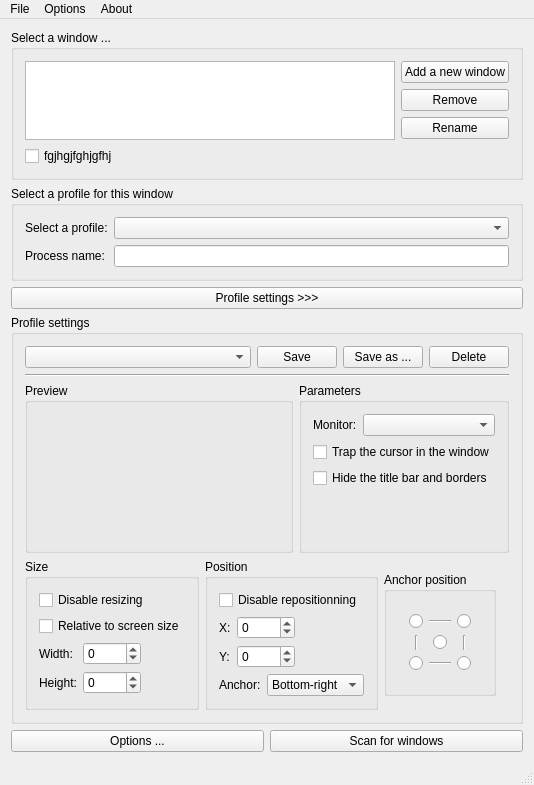
<?xml version="1.0" encoding="UTF-8"?>
<ui version="4.0">
 <class>FullScreenWindowClass</class>
 <widget class="QMainWindow" name="FullScreenWindowClass">
  <property name="geometry">
   <rect>
    <x>0</x>
    <y>0</y>
    <width>496</width>
    <height>749</height>
   </rect>
  </property>
  <property name="windowTitle">
   <string>FullScreenWindow</string>
  </property>
  <widget class="QWidget" name="centralWidget">
   <layout class="QGridLayout" name="gridLayout">
    <item row="4" column="0">
     <widget class="QGroupBox" name="groupBox_ProfileSettings">
      <property name="sizePolicy">
       <sizepolicy hsizetype="Expanding" vsizetype="Fixed">
        <horstretch>0</horstretch>
        <verstretch>0</verstretch>
       </sizepolicy>
      </property>
      <property name="title">
       <string>Profile settings</string>
      </property>
      <property name="flat">
       <bool>true</bool>
      </property>
      <layout class="QGridLayout" name="gridLayout_5">
       <item row="1" column="0">
        <widget class="Line" name="line_Settings">
         <property name="orientation">
          <enum>Qt::Horizontal</enum>
         </property>
        </widget>
       </item>
       <item row="0" column="0">
        <layout class="QGridLayout" name="gridLayout_Profiles">
         <item row="0" column="1">
          <widget class="QPushButton" name="pushButton_Profile_Save">
           <property name="text">
            <string>Save</string>
           </property>
          </widget>
         </item>
         <item row="0" column="0">
          <widget class="QComboBox" name="comboBox_ProfileSelection_2">
           <property name="sizePolicy">
            <sizepolicy hsizetype="Expanding" vsizetype="Fixed">
             <horstretch>0</horstretch>
             <verstretch>0</verstretch>
            </sizepolicy>
           </property>
           <property name="minimumSize">
            <size>
             <width>100</width>
             <height>0</height>
            </size>
           </property>
           <property name="maxVisibleItems">
            <number>20</number>
           </property>
          </widget>
         </item>
         <item row="0" column="3">
          <widget class="QPushButton" name="pushButton_Profile_Delete">
           <property name="text">
            <string>Delete</string>
           </property>
          </widget>
         </item>
         <item row="0" column="2">
          <widget class="QPushButton" name="pushButton_Profile_SaveAs">
           <property name="text">
            <string>Save as ...</string>
           </property>
          </widget>
         </item>
        </layout>
       </item>
       <item row="2" column="0">
        <layout class="QVBoxLayout" name="verticalLayout_3">
         <item>
          <layout class="QGridLayout" name="gridLayout_14">
           <item row="0" column="1">
            <widget class="QGroupBox" name="groupBox_Parameters">
             <property name="title">
              <string>Parameters</string>
             </property>
             <layout class="QGridLayout" name="gridLayout_3">
              <item row="1" column="0">
               <layout class="QGridLayout" name="gridLayout_13">
                <item row="1" column="0">
                 <widget class="QCheckBox" name="checkBox_CursorClip">
                  <property name="text">
                   <string>Trap the cursor in the window</string>
                  </property>
                 </widget>
                </item>
                <item row="2" column="0">
                 <widget class="QCheckBox" name="checkBox_TitleBar">
                  <property name="text">
                   <string>Hide the title bar and borders</string>
                  </property>
                 </widget>
                </item>
                <item row="0" column="0">
                 <layout class="QFormLayout" name="formLayout">
                  <property name="fieldGrowthPolicy">
                   <enum>QFormLayout::AllNonFixedFieldsGrow</enum>
                  </property>
                  <item row="0" column="1">
                   <widget class="QComboBox" name="comboBox_Monitor">
                    <property name="minimumSize">
                     <size>
                      <width>50</width>
                      <height>0</height>
                     </size>
                    </property>
                   </widget>
                  </item>
                  <item row="0" column="0">
                   <widget class="QLabel" name="label_Monitor">
                    <property name="text">
                     <string>Monitor:</string>
                    </property>
                   </widget>
                  </item>
                 </layout>
                </item>
                <item row="3" column="0">
                 <spacer name="verticalSpacer_2">
                  <property name="orientation">
                   <enum>Qt::Vertical</enum>
                  </property>
                  <property name="sizeHint" stdset="0">
                   <size>
                    <width>20</width>
                    <height>40</height>
                   </size>
                  </property>
                 </spacer>
                </item>
               </layout>
              </item>
             </layout>
            </widget>
           </item>
           <item row="0" column="0">
            <widget class="QGroupBox" name="groupBox_3">
             <property name="sizePolicy">
              <sizepolicy hsizetype="Preferred" vsizetype="Preferred">
               <horstretch>0</horstretch>
               <verstretch>0</verstretch>
              </sizepolicy>
             </property>
             <property name="title">
              <string>Preview</string>
             </property>
             <layout class="QGridLayout" name="gridLayout_11">
              <item row="0" column="0">
               <widget class="QGraphicsView" name="graphicsView_Preview">
                <property name="sizePolicy">
                 <sizepolicy hsizetype="Fixed" vsizetype="Fixed">
                  <horstretch>0</horstretch>
                  <verstretch>0</verstretch>
                 </sizepolicy>
                </property>
                <property name="minimumSize">
                 <size>
                  <width>240</width>
                  <height>125</height>
                 </size>
                </property>
                <property name="maximumSize">
                 <size>
                  <width>240</width>
                  <height>125</height>
                 </size>
                </property>
                <property name="baseSize">
                 <size>
                  <width>240</width>
                  <height>125</height>
                 </size>
                </property>
                <property name="acceptDrops">
                 <bool>false</bool>
                </property>
                <property name="styleSheet">
                 <string notr="true">background: transparent;
border: none</string>
                </property>
               </widget>
              </item>
             </layout>
            </widget>
           </item>
          </layout>
         </item>
         <item>
          <layout class="QHBoxLayout" name="horizontalLayout_4">
           <item>
            <widget class="QGroupBox" name="groupBox_Size">
             <property name="sizePolicy">
              <sizepolicy hsizetype="Fixed" vsizetype="Minimum">
               <horstretch>0</horstretch>
               <verstretch>0</verstretch>
              </sizepolicy>
             </property>
             <property name="title">
              <string>Size</string>
             </property>
             <layout class="QGridLayout" name="gridLayout_4">
              <item row="0" column="0">
               <widget class="QCheckBox" name="checkBox">
                <property name="text">
                 <string>Disable resizing</string>
                </property>
               </widget>
              </item>
              <item row="2" column="0">
               <layout class="QFormLayout" name="formLayout_4">
                <property name="fieldGrowthPolicy">
                 <enum>QFormLayout::AllNonFixedFieldsGrow</enum>
                </property>
                <item row="1" column="0">
                 <widget class="QLabel" name="label_Width">
                  <property name="text">
                   <string>Width:</string>
                  </property>
                 </widget>
                </item>
                <item row="1" column="1">
                 <widget class="QSpinBox" name="spinBox_Width">
                  <property name="sizePolicy">
                   <sizepolicy hsizetype="Fixed" vsizetype="Fixed">
                    <horstretch>0</horstretch>
                    <verstretch>0</verstretch>
                   </sizepolicy>
                  </property>
                  <property name="minimum">
                   <number>-9999</number>
                  </property>
                  <property name="maximum">
                   <number>9999</number>
                  </property>
                  <property name="singleStep">
                   <number>1</number>
                  </property>
                 </widget>
                </item>
                <item row="2" column="0">
                 <widget class="QLabel" name="label_Height">
                  <property name="text">
                   <string>Height:</string>
                  </property>
                 </widget>
                </item>
                <item row="2" column="1">
                 <widget class="QSpinBox" name="spinBox_Height">
                  <property name="sizePolicy">
                   <sizepolicy hsizetype="Fixed" vsizetype="Fixed">
                    <horstretch>0</horstretch>
                    <verstretch>0</verstretch>
                   </sizepolicy>
                  </property>
                  <property name="minimum">
                   <number>-9999</number>
                  </property>
                  <property name="maximum">
                   <number>9999</number>
                  </property>
                 </widget>
                </item>
               </layout>
              </item>
              <item row="1" column="0">
               <widget class="QCheckBox" name="checkBox_SizeIsRelative">
                <property name="text">
                 <string>Relative to screen size</string>
                </property>
               </widget>
              </item>
             </layout>
            </widget>
           </item>
           <item>
            <widget class="QGroupBox" name="groupBox_Position">
             <property name="sizePolicy">
              <sizepolicy hsizetype="Fixed" vsizetype="Minimum">
               <horstretch>0</horstretch>
               <verstretch>0</verstretch>
              </sizepolicy>
             </property>
             <property name="title">
              <string>Position</string>
             </property>
             <layout class="QGridLayout" name="gridLayout_7">
              <item row="1" column="0">
               <layout class="QFormLayout" name="formLayout_3">
                <property name="fieldGrowthPolicy">
                 <enum>QFormLayout::AllNonFixedFieldsGrow</enum>
                </property>
                <item row="0" column="0">
                 <widget class="QLabel" name="label_X">
                  <property name="text">
                   <string>X:</string>
                  </property>
                 </widget>
                </item>
                <item row="0" column="1">
                 <widget class="QSpinBox" name="spinBox_Y">
                  <property name="sizePolicy">
                   <sizepolicy hsizetype="Fixed" vsizetype="Fixed">
                    <horstretch>0</horstretch>
                    <verstretch>0</verstretch>
                   </sizepolicy>
                  </property>
                  <property name="minimumSize">
                   <size>
                    <width>50</width>
                    <height>0</height>
                   </size>
                  </property>
                  <property name="minimum">
                   <number>-9999</number>
                  </property>
                  <property name="maximum">
                   <number>9999</number>
                  </property>
                  <property name="singleStep">
                   <number>1</number>
                  </property>
                 </widget>
                </item>
                <item row="1" column="0">
                 <widget class="QLabel" name="label_Y">
                  <property name="text">
                   <string>Y:</string>
                  </property>
                 </widget>
                </item>
                <item row="1" column="1">
                 <widget class="QSpinBox" name="spinBox_X">
                  <property name="sizePolicy">
                   <sizepolicy hsizetype="Fixed" vsizetype="Fixed">
                    <horstretch>0</horstretch>
                    <verstretch>0</verstretch>
                   </sizepolicy>
                  </property>
                  <property name="minimumSize">
                   <size>
                    <width>50</width>
                    <height>0</height>
                   </size>
                  </property>
                  <property name="minimum">
                   <number>-9999</number>
                  </property>
                  <property name="maximum">
                   <number>9999</number>
                  </property>
                  <property name="singleStep">
                   <number>1</number>
                  </property>
                 </widget>
                </item>
               </layout>
              </item>
              <item row="2" column="0">
               <layout class="QFormLayout" name="formLayout_2">
                <item row="0" column="1">
                 <widget class="QComboBox" name="comboBox_Anchor">
                  <property name="sizePolicy">
                   <sizepolicy hsizetype="Fixed" vsizetype="Fixed">
                    <horstretch>0</horstretch>
                    <verstretch>0</verstretch>
                   </sizepolicy>
                  </property>
                  <property name="minimumSize">
                   <size>
                    <width>85</width>
                    <height>0</height>
                   </size>
                  </property>
                  <item>
                   <property name="text">
                    <string>Bottom-right</string>
                   </property>
                  </item>
                  <item>
                   <property name="text">
                    <string>Center</string>
                   </property>
                  </item>
                  <item>
                   <property name="text">
                    <string>Top-left</string>
                   </property>
                  </item>
                  <item>
                   <property name="text">
                    <string>Top-right</string>
                   </property>
                  </item>
                  <item>
                   <property name="text">
                    <string>Bottom-left</string>
                   </property>
                  </item>
                 </widget>
                </item>
                <item row="0" column="0">
                 <widget class="QLabel" name="label_Anchor">
                  <property name="text">
                   <string>Anchor:</string>
                  </property>
                 </widget>
                </item>
               </layout>
              </item>
              <item row="0" column="0">
               <widget class="QCheckBox" name="checkBox_2">
                <property name="text">
                 <string>Disable repositionning</string>
                </property>
               </widget>
              </item>
             </layout>
            </widget>
           </item>
           <item>
            <widget class="QGroupBox" name="groupBox_AnchorPosition">
             <property name="sizePolicy">
              <sizepolicy hsizetype="Fixed" vsizetype="Fixed">
               <horstretch>0</horstretch>
               <verstretch>0</verstretch>
              </sizepolicy>
             </property>
             <property name="title">
              <string>Anchor position</string>
             </property>
             <layout class="QGridLayout" name="gridLayout_8">
              <item row="0" column="0">
               <widget class="QWidget" name="gridWidget_AnchorSelector" native="true">
                <property name="enabled">
                 <bool>true</bool>
                </property>
                <property name="sizePolicy">
                 <sizepolicy hsizetype="Fixed" vsizetype="Fixed">
                  <horstretch>0</horstretch>
                  <verstretch>0</verstretch>
                 </sizepolicy>
                </property>
                <property name="minimumSize">
                 <size>
                  <width>80</width>
                  <height>60</height>
                 </size>
                </property>
                <property name="maximumSize">
                 <size>
                  <width>120</width>
                  <height>90</height>
                 </size>
                </property>
                <layout class="QGridLayout" name="gridLayout_6">
                 <item row="2" column="7">
                  <widget class="Line" name="line_4">
                   <property name="sizePolicy">
                    <sizepolicy hsizetype="Preferred" vsizetype="Expanding">
                     <horstretch>0</horstretch>
                     <verstretch>0</verstretch>
                    </sizepolicy>
                   </property>
                   <property name="orientation">
                    <enum>Qt::Vertical</enum>
                   </property>
                  </widget>
                 </item>
                 <item row="0" column="7">
                  <widget class="QRadioButton" name="radioButton_6">
                   <property name="sizePolicy">
                    <sizepolicy hsizetype="Fixed" vsizetype="Fixed">
                     <horstretch>0</horstretch>
                     <verstretch>0</verstretch>
                    </sizepolicy>
                   </property>
                   <property name="text">
                    <string/>
                   </property>
                  </widget>
                 </item>
                 <item row="3" column="7">
                  <widget class="QRadioButton" name="radioButton_7">
                   <property name="sizePolicy">
                    <sizepolicy hsizetype="Fixed" vsizetype="Fixed">
                     <horstretch>0</horstretch>
                     <verstretch>0</verstretch>
                    </sizepolicy>
                   </property>
                   <property name="text">
                    <string/>
                   </property>
                  </widget>
                 </item>
                 <item row="3" column="1">
                  <widget class="QRadioButton" name="radioButton_5">
                   <property name="sizePolicy">
                    <sizepolicy hsizetype="Fixed" vsizetype="Fixed">
                     <horstretch>0</horstretch>
                     <verstretch>0</verstretch>
                    </sizepolicy>
                   </property>
                   <property name="text">
                    <string/>
                   </property>
                  </widget>
                 </item>
                 <item row="0" column="6">
                  <widget class="Line" name="line_2">
                   <property name="sizePolicy">
                    <sizepolicy hsizetype="Expanding" vsizetype="Preferred">
                     <horstretch>0</horstretch>
                     <verstretch>0</verstretch>
                    </sizepolicy>
                   </property>
                   <property name="orientation">
                    <enum>Qt::Horizontal</enum>
                   </property>
                  </widget>
                 </item>
                 <item row="0" column="1">
                  <widget class="QRadioButton" name="radioButton_3">
                   <property name="sizePolicy">
                    <sizepolicy hsizetype="Fixed" vsizetype="Fixed">
                     <horstretch>0</horstretch>
                     <verstretch>0</verstretch>
                    </sizepolicy>
                   </property>
                   <property name="text">
                    <string/>
                   </property>
                  </widget>
                 </item>
                 <item row="3" column="6">
                  <widget class="Line" name="line">
                   <property name="sizePolicy">
                    <sizepolicy hsizetype="Expanding" vsizetype="Preferred">
                     <horstretch>0</horstretch>
                     <verstretch>0</verstretch>
                    </sizepolicy>
                   </property>
                   <property name="orientation">
                    <enum>Qt::Horizontal</enum>
                   </property>
                  </widget>
                 </item>
                 <item row="2" column="1">
                  <widget class="Line" name="line_3">
                   <property name="sizePolicy">
                    <sizepolicy hsizetype="Preferred" vsizetype="Expanding">
                     <horstretch>0</horstretch>
                     <verstretch>0</verstretch>
                    </sizepolicy>
                   </property>
                   <property name="orientation">
                    <enum>Qt::Vertical</enum>
                   </property>
                  </widget>
                 </item>
                 <item row="2" column="6">
                  <layout class="QHBoxLayout" name="horizontalLayout_3">
                   <item>
                    <widget class="QRadioButton" name="radioButton_4">
                     <property name="sizePolicy">
                      <sizepolicy hsizetype="Fixed" vsizetype="Fixed">
                       <horstretch>0</horstretch>
                       <verstretch>0</verstretch>
                      </sizepolicy>
                     </property>
                     <property name="text">
                      <string/>
                     </property>
                    </widget>
                   </item>
                  </layout>
                 </item>
                </layout>
               </widget>
              </item>
             </layout>
            </widget>
           </item>
           <item>
            <spacer name="horizontalSpacer">
             <property name="orientation">
              <enum>Qt::Horizontal</enum>
             </property>
             <property name="sizeHint" stdset="0">
              <size>
               <width>40</width>
               <height>20</height>
              </size>
             </property>
            </spacer>
           </item>
          </layout>
         </item>
        </layout>
       </item>
      </layout>
     </widget>
    </item>
    <item row="1" column="0">
     <widget class="QGroupBox" name="groupBox_window">
      <property name="sizePolicy">
       <sizepolicy hsizetype="Expanding" vsizetype="Minimum">
        <horstretch>0</horstretch>
        <verstretch>0</verstretch>
       </sizepolicy>
      </property>
      <property name="minimumSize">
       <size>
        <width>450</width>
        <height>150</height>
       </size>
      </property>
      <property name="title">
       <string>Select a window ...</string>
      </property>
      <layout class="QGridLayout" name="gridLayout_2">
       <item row="0" column="0">
        <layout class="QHBoxLayout" name="horizontalLayout">
         <item>
          <layout class="QVBoxLayout" name="verticalLayout_5">
           <item>
            <widget class="QListView" name="listView">
             <property name="sizePolicy">
              <sizepolicy hsizetype="Expanding" vsizetype="Minimum">
               <horstretch>0</horstretch>
               <verstretch>0</verstretch>
              </sizepolicy>
             </property>
             <property name="minimumSize">
              <size>
               <width>150</width>
               <height>50</height>
              </size>
             </property>
             <property name="baseSize">
              <size>
               <width>0</width>
               <height>0</height>
              </size>
             </property>
            </widget>
           </item>
           <item>
            <widget class="QCheckBox" name="checkBox_Enabled">
             <property name="text">
              <string>fgjhgjfghjgfhj</string>
             </property>
            </widget>
           </item>
          </layout>
         </item>
         <item>
          <layout class="QVBoxLayout" name="verticalLayout_2">
           <item>
            <widget class="QPushButton" name="pushButton_wAdd">
             <property name="text">
              <string>Add a new window</string>
             </property>
            </widget>
           </item>
           <item>
            <widget class="QPushButton" name="pushButton_wRemove">
             <property name="text">
              <string>Remove</string>
             </property>
            </widget>
           </item>
           <item>
            <widget class="QPushButton" name="pushButton_wRename">
             <property name="text">
              <string>Rename</string>
             </property>
            </widget>
           </item>
           <item>
            <spacer name="verticalSpacer">
             <property name="orientation">
              <enum>Qt::Vertical</enum>
             </property>
             <property name="sizeHint" stdset="0">
              <size>
               <width>20</width>
               <height>40</height>
              </size>
             </property>
            </spacer>
           </item>
          </layout>
         </item>
        </layout>
       </item>
      </layout>
     </widget>
    </item>
    <item row="7" column="0">
     <layout class="QHBoxLayout" name="horizontalLayout_2">
      <item>
       <widget class="QPushButton" name="pushButton">
        <property name="text">
         <string>Options ...</string>
        </property>
       </widget>
      </item>
      <item>
       <widget class="QPushButton" name="pushButton_2">
        <property name="text">
         <string>Scan for windows</string>
        </property>
       </widget>
      </item>
     </layout>
    </item>
    <item row="2" column="0">
     <widget class="QGroupBox" name="groupBox_ProfileSelection">
      <property name="title">
       <string>Select a profile for this window</string>
      </property>
      <layout class="QGridLayout" name="gridLayout_9">
       <item row="0" column="0">
        <layout class="QFormLayout" name="formLayout_5">
         <property name="fieldGrowthPolicy">
          <enum>QFormLayout::AllNonFixedFieldsGrow</enum>
         </property>
         <item row="0" column="0">
          <widget class="QLabel" name="label_ProfileSelection">
           <property name="text">
            <string>Select a profile:</string>
           </property>
          </widget>
         </item>
         <item row="0" column="1">
          <widget class="QComboBox" name="comboBox_ProfileSelection"/>
         </item>
         <item row="1" column="1">
          <widget class="QLineEdit" name="lineEdit_ProcessName"/>
         </item>
         <item row="1" column="0">
          <widget class="QLabel" name="label_ProcessName">
           <property name="text">
            <string>Process name:</string>
           </property>
          </widget>
         </item>
        </layout>
       </item>
      </layout>
     </widget>
    </item>
    <item row="3" column="0">
     <widget class="QPushButton" name="pushButton_toggleProfilesSettings">
      <property name="text">
       <string>Profile settings &gt;&gt;&gt;</string>
      </property>
     </widget>
    </item>
   </layout>
  </widget>
  <widget class="QMenuBar" name="menuBar">
   <property name="geometry">
    <rect>
     <x>0</x>
     <y>0</y>
     <width>496</width>
     <height>21</height>
    </rect>
   </property>
   <widget class="QMenu" name="menuFile">
    <property name="title">
     <string>File</string>
    </property>
    <addaction name="separator"/>
    <addaction name="actionClose"/>
    <addaction name="actionQuit"/>
   </widget>
   <widget class="QMenu" name="menuAbout">
    <property name="title">
     <string>Options</string>
    </property>
    <addaction name="actionClose_to_taskbar"/>
    <addaction name="actionRun_at_startup"/>
   </widget>
   <widget class="QMenu" name="menuAbou">
    <property name="title">
     <string>About</string>
    </property>
   </widget>
   <addaction name="menuFile"/>
   <addaction name="menuAbout"/>
   <addaction name="menuAbou"/>
  </widget>
  <widget class="QStatusBar" name="statusBar"/>
  <action name="actionClose">
   <property name="text">
    <string>Minimize to taskbar</string>
   </property>
  </action>
  <action name="actionQuit">
   <property name="text">
    <string>Quit</string>
   </property>
  </action>
  <action name="actionClose_to_taskbar">
   <property name="text">
    <string>Close to taskbar</string>
   </property>
  </action>
  <action name="actionRun_at_startup">
   <property name="text">
    <string>Run at startup</string>
   </property>
  </action>
 </widget>
 <layoutdefault spacing="6" margin="11"/>
 <tabstops>
  <tabstop>pushButton_wAdd</tabstop>
  <tabstop>pushButton_wRemove</tabstop>
  <tabstop>comboBox_ProfileSelection_2</tabstop>
  <tabstop>pushButton_Profile_Save</tabstop>
  <tabstop>pushButton_Profile_Delete</tabstop>
  <tabstop>comboBox_Monitor</tabstop>
  <tabstop>checkBox_CursorClip</tabstop>
  <tabstop>checkBox_TitleBar</tabstop>
  <tabstop>spinBox_Width</tabstop>
  <tabstop>spinBox_Height</tabstop>
  <tabstop>spinBox_Y</tabstop>
  <tabstop>spinBox_X</tabstop>
  <tabstop>radioButton_3</tabstop>
  <tabstop>radioButton_6</tabstop>
  <tabstop>radioButton_4</tabstop>
  <tabstop>radioButton_5</tabstop>
  <tabstop>radioButton_7</tabstop>
  <tabstop>graphicsView_Preview</tabstop>
 </tabstops>
 <resources>
  <include location="fullscreenwindow.qrc"/>
 </resources>
 <connections/>
</ui>
